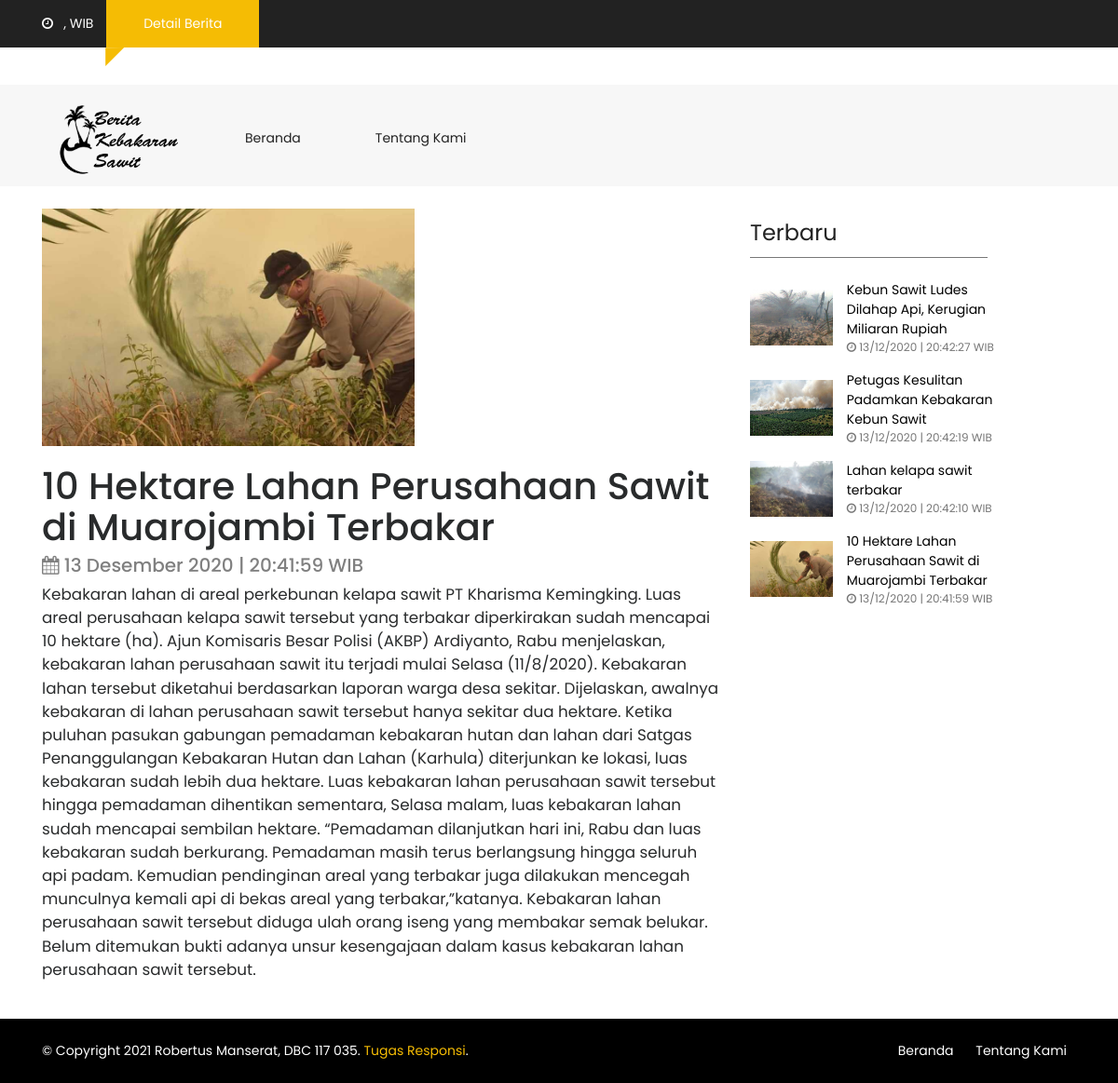
Page /detail_berita.php?id=10 on the committed database.
### tables this page shows
CREATE TABLE IF NOT EXISTS `tb_berita` (
`id_berita` int(50) NOT NULL,
  `judul_berita` varchar(100) DEFAULT NULL,
  `isi_berita` text,
  `tanggal_posting` datetime DEFAULT NULL,
  `foto_berita` varchar(225) DEFAULT NULL
);

### config.php (called while the page is built, shortened)
<?php
function tgl_indo($tanggal){
	$bulan = array (
		1 =>   'Januari',
		'Februari',
		'Maret',
		'April',
		'Mei',
		'Juni',
		'Juli',
		'Agustus',
		'September',
		'Oktober',
		'November',
		'Desember'
	);
	$pecahkan = explode('-', $tanggal);
	return $pecahkan[2] . ' ' . $bulan[ (int)$pecahkan[1] ] . ' ' . $pecahkan[0];
}
?>

### detail_berita.php (the view, shortened to what this page needs)
<?php
include'config.php';
?>
<!DOCTYPE html>
<html lang="en" class="no-js">
<head>
    <link href="css/media_query.css" rel="stylesheet" type="text/css"/>
    <link href="css/bootstrap.css" rel="stylesheet" type="text/css"/>
    <link href="https://maxcdn.bootstrapcdn.com/font-awesome/4.7.0/css/font-awesome.min.css" rel="stylesheet"
>
    <link href="css/animate.css" rel="stylesheet" type="text/css"/>
    <link href="css/owl.carousel.css" rel="stylesheet" type="text/css"/>
    <link href="css/owl.theme.default.css" rel="stylesheet" type="text/css"/>
    <link href="css/style_1.css" rel="stylesheet" type="text/css"/>
</head>
<body class="single" onload="startclock()">
    <div class="container-fluid fh5co_header_bg">
        <div class="container">
            <div class="row">
                <div class="col-12 fh5co_mediya_center"><a href="#" class="color_fff fh5co_mediya_setting"><i
                        class="fa fa-clock-o"></i>&nbsp;&nbsp;&nbsp;<span id="date"></span>, <span id="clock"></span> WIB</span></a>
                    <div class="d-inline-block fh5co_trading_posotion_relative"><a href="#" class="treding_btn">Detail Berita</a>
                        <div class="fh5co_treding_position_absolute"></div>
                    </div>
                </div>
            </div>
        </div>
    </div>
<div class="container-fluid">
    <div class="container">
        <div class="row">
            <div class="col-12 col-md-4 fh5co_padding_menu">
            </div>
        </div>
    </div>
</div>
<div class="container-fluid bg-faded fh5co_padd_mediya padding_786">
    <div class="container padding_786">
        <nav class="navbar navbar-toggleable-md navbar-light ">
            <br>
            <a class="navbar-brand" href="#"><img src="images/logo-1.png" alt="img" class="fh5co_logo_width"/></a>
            <div class="collapse navbar-collapse" id="navbarSupportedContent">
                <ul class="navbar-nav mr-auto">
                    <li class="nav-item">
                        <a class="nav-link" href="index.php">Beranda <span class="sr-only">(current)</span></a>
                    </li>
                    <li class="nav-item ">
                        <a class="nav-link" href="tentang.php">Tentang Kami <span class="sr-only">(current)</span></a>
                    </li>
                </ul>
            </div>
        </nav>
    </div>
</div>
<div id="fh5co-single-content" class="container-fluid pb-4 pt-4 paddding">
    <div class="container paddding">
        <div class="row mx-0">
            <div class="col-md-8 animate-box" data-animate-effect="fadeInLeft">
                <?php
                $id = $_GET[id];
                $tampil = mysqli_query($koneksi,"SELECT * FROM tb_berita  WHERE id_berita='$id'");
                if (mysqli_num_rows($tampil) == 0) {
                    echo "berita tidak ada";
                } else {
                    $data = mysqli_fetch_assoc($tampil);
                    $t = strtotime($data['tanggal_posting']);
                    ?>
                <img src="admin/<?php echo $data['foto_berita']; ?>" style="width: 400px;">
                <br>
                <br>
                <h1><?php echo $data['judul_berita']; ?></h1>
                <h5 style="color: gray;"><i class="fa fa-calendar"></i> <?php echo tgl_indo(date('yy-m-d',$t)); ?>&nbsp;|&nbsp;<?php echo date('H:i:s',$t),' WIB'; ?></h5>
                <p>
                    <?php echo $data['isi_berita']; ?>
                </p>
            <?php } ?>
            </div>
           <div class="col-md-3 animate-box" data-animate-effect="fadeInRight">
                <div>
                    <div class="fh5co_heading fh5co_heading_border_bottom pt-1 py-2 mb-4">Terbaru</div>
                </div>
                <?php
                        $link = mysqli_query($koneksi,"SELECT * FROM tb_berita  ORDER BY tanggal_posting DESC limit 4");
                    while ($data = mysqli_fetch_assoc($link)) {
                        $t = strtotime($data['tanggal_posting']);
                        ?>
                <div class="row pb-3">
                    <div class="col-5 align-self-center">
                        <img src="admin/<?php echo $data['foto_berita']; ?>" alt="img" class="fh5co_most_trading"/>
                    </div>
                    <div class="col-7 paddding">
                        <div class="most_fh5co_treding_font" > <a href="detail_berita.php?id=<?php echo $data[id_berita] ?>" style="color:black;"><?php echo $data['judul_berita']; ?></a></div>
                        <div class="most_fh5co_treding_font_123"><i class="fa fa-clock-o"></i> <?php echo date('d/m/yy | H:i:s',$t),' WIB'; ?></div>
                    </div>
                </div>
                <?php } ?>
            </div>
        </div>
    </div>
</div>
<div class="container-fluid fh5co_footer_right_reserved">
    <div class="container">
        <div class="row  ">
            <?php
            include'footer.php';
            ?>
        </div>
    </div>
</div>
</body>
</html>

### css/style_1.css (style rules this page uses)
a,a:hover { color:#f5bc04 }
.fh5co_header_bg { background:#222;color:#fff }
.color_fff { color:#fff !important }
.treding_btn { background:#f5bc04;color:#fff;margin:0 10px;display:inline-block;padding:15px 40px }
.fh5co_trading_posotion_relative { position:relative }
.fh5co_treding_position_absolute { -webkit-clip-path:polygon(0 1%, 100% 0, 0 100%, 0% 100%);-moz-clip-path:polygon(0 1%, 100% 0, 0 100%, 0% 100%);-ms-clip-path:polygon(0 1%, 100% 0, 0 100%, 0% 100%);clip-path:polygon(0 1%, 100% 0, 0 100%, 0% 100%);height:20px;width:20px;background:#f5bc04;position:absolute;left:9px }
.fh5co_logo_width { width:130px }
.navbar-light .navbar-nav .nav-link { color:#222 !important;padding-top:12px !important;padding-bottom:15px !important;padding-left:20px !important;padding-right:20px !important;margin:0 20px !important;-moz-transition:all .5s ease;-o-transition:all .5s ease;-webkit-transition:all .5s ease;-ms-transition:all .5s ease;transition:all .5s ease;position:relative !important;-webkit-clip-path:polygon(100% 0, 100% 85%, 14% 85%, 0 100%, 0% 60%, 0 0);-moz-clip-path:polygon(100% 0, 100% 85%, 14% 85%, 0 100%, 0% 60%, 0 0);-ms-clip-path:polygon(100% 0, 100% 85%, 14% 85%, 0 100%, 0% 60%, 0 0);clip-path:polygon(100% 0, 100% 85%, 14% 85%, 0 100%, 0% 60%, 0 0) }
.fh5co_padding_menu { padding:20px 0 }
.fh5co_padd_mediya { padding-top:10px }
.paddding { padding-left:0 !important;padding-right:0 !important }
.fh5co_heading { font-size:20px;color:#424040 }
.fh5co_heading_border_bottom { border-bottom:1px solid #777 }
.fh5co_most_trading { height:60px;width:100% }
.most_fh5co_treding_font_123 { font-size:12px;color:#777 }
.fh5co_footer_right_reserved { background:#000 !important;color:#fff !important }
.fh5co_heading { font-size:24px;color:#222 }
#fh5co-single-content { z-index:999;background:white }
#fh5co-single-content p,#fh5co-single-content ul li { font-size:1.05rem }

### rows in the picture
tb_berita: foto_berita (picture), judul_berita "10 Hektare Lahan Perusahaan Sawit di Muarojambi Terbakar", tanggal_posting "13 Desember 2020", tanggal_posting "20:41:59", isi_berita "Kebakaran lahan di areal perkebunan kelapa sawit PT Kharisma Kemingking. Luas areal perusahaan kelapa sawit tersebut yang terbakar diperkirakan sudah mencapai 10 hektare (ha). Ajun Komisaris Besar Polisi (AKBP) Ardiyanto, Rabu menjelaskan, kebakaran lahan perusahaan sawit itu terjadi mulai Selasa (11/8/2020). Kebakaran lahan tersebut diketahui berdasarkan laporan warga desa sekitar. Dijelaskan, awalnya kebakaran di lahan perusahaan sawit tersebut hanya sekitar dua hektare. Ketika puluhan pasukan gabungan pemadaman kebakaran hutan dan lahan dari Satgas Penanggulangan Kebakaran Hutan dan Lahan (Karhula) diterjunkan ke lokasi, luas kebakaran sudah lebih dua hektare. Luas kebakaran lahan…", tanggal_posting "13/12/2020 | 20:41:59"
tb_berita: foto_berita (picture), judul_berita "Kebun Sawit Ludes Dilahap Api, Kerugian Miliaran Rupiah", tanggal_posting "13/12/2020 | 20:42:27"
tb_berita: foto_berita (picture), judul_berita "Petugas Kesulitan Padamkan Kebakaran Kebun Sawit", tanggal_posting "13/12/2020 | 20:42:19"
tb_berita: foto_berita (picture), judul_berita "Lahan kelapa sawit terbakar", tanggal_posting "13/12/2020 | 20:42:10"
